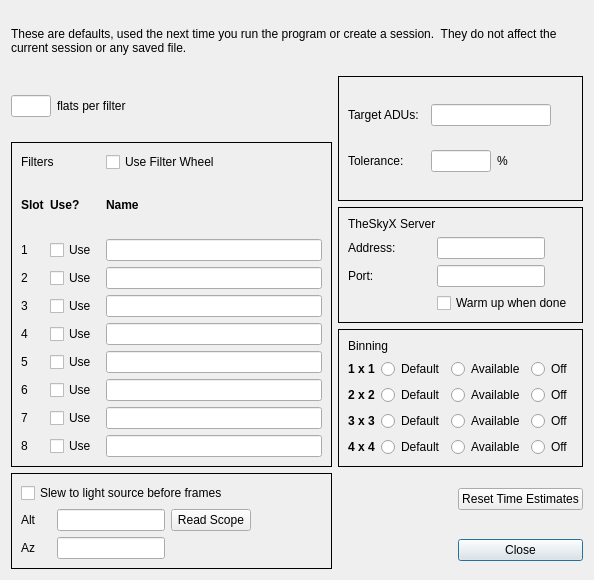
<?xml version="1.0" encoding="UTF-8"?>
<ui version="4.0">
 <class>Dialog</class>
 <widget class="QDialog" name="Dialog">
  <property name="geometry">
   <rect>
    <x>0</x>
    <y>0</y>
    <width>594</width>
    <height>580</height>
   </rect>
  </property>
  <property name="sizePolicy">
   <sizepolicy hsizetype="Preferred" vsizetype="Preferred">
    <horstretch>0</horstretch>
    <verstretch>0</verstretch>
   </sizepolicy>
  </property>
  <property name="minimumSize">
   <size>
    <width>502</width>
    <height>460</height>
   </size>
  </property>
  <property name="maximumSize">
   <size>
    <width>2000</width>
    <height>2000</height>
   </size>
  </property>
  <property name="windowTitle">
   <string>Preferences</string>
  </property>
  <property name="modal">
   <bool>true</bool>
  </property>
  <layout class="QGridLayout" name="gridLayout">
   <item row="0" column="0" colspan="3">
    <widget class="QLabel" name="label_25">
     <property name="text">
      <string>These are defaults, used the next time you run the program or create a session.  They do not affect the current session or any saved file.</string>
     </property>
     <property name="wordWrap">
      <bool>true</bool>
     </property>
    </widget>
   </item>
   <item row="1" column="0">
    <layout class="QHBoxLayout" name="horizontalLayout">
     <item>
      <widget class="QLineEdit" name="numFlats">
       <property name="sizePolicy">
        <sizepolicy hsizetype="Fixed" vsizetype="Fixed">
         <horstretch>0</horstretch>
         <verstretch>0</verstretch>
        </sizepolicy>
       </property>
       <property name="maximumSize">
        <size>
         <width>40</width>
         <height>16777215</height>
        </size>
       </property>
       <property name="toolTip">
        <string>How many flat frames for a given filter/binning combination do you want?  (Can be changed per set)</string>
       </property>
      </widget>
     </item>
     <item>
      <widget class="QLabel" name="label_14">
       <property name="text">
        <string>flats per filter</string>
       </property>
      </widget>
     </item>
    </layout>
   </item>
   <item row="1" column="1" rowspan="2" colspan="2">
    <widget class="QFrame" name="frame">
     <property name="frameShape">
      <enum>QFrame::Box</enum>
     </property>
     <layout class="QGridLayout" name="ADUgrid">
      <item row="0" column="0">
       <widget class="QLabel" name="label_19">
        <property name="text">
         <string>Target ADUs:</string>
        </property>
       </widget>
      </item>
      <item row="0" column="1" colspan="2">
       <widget class="QLineEdit" name="targetADUs">
        <property name="sizePolicy">
         <sizepolicy hsizetype="Fixed" vsizetype="Fixed">
          <horstretch>0</horstretch>
          <verstretch>0</verstretch>
         </sizepolicy>
        </property>
        <property name="maximumSize">
         <size>
          <width>120</width>
          <height>16777215</height>
         </size>
        </property>
       </widget>
      </item>
      <item row="1" column="0">
       <widget class="QLabel" name="label_23">
        <property name="text">
         <string>Tolerance:</string>
        </property>
       </widget>
      </item>
      <item row="1" column="1">
       <widget class="QLineEdit" name="aduTolerance">
        <property name="sizePolicy">
         <sizepolicy hsizetype="Fixed" vsizetype="Fixed">
          <horstretch>0</horstretch>
          <verstretch>0</verstretch>
         </sizepolicy>
        </property>
        <property name="maximumSize">
         <size>
          <width>60</width>
          <height>16777215</height>
         </size>
        </property>
       </widget>
      </item>
      <item row="1" column="2">
       <widget class="QLabel" name="label_24">
        <property name="text">
         <string>%</string>
        </property>
       </widget>
      </item>
     </layout>
    </widget>
   </item>
   <item row="2" column="0" rowspan="3">
    <widget class="QFrame" name="frame">
     <property name="frameShape">
      <enum>QFrame::Box</enum>
     </property>
     <layout class="QGridLayout" name="FilterGrid">
      <item row="0" column="0" colspan="2">
       <widget class="QLabel" name="Subtitle_1">
        <property name="text">
         <string>Filters</string>
        </property>
       </widget>
      </item>
      <item row="1" column="0">
       <widget class="QLabel" name="label">
        <property name="text">
         <string>&lt;html&gt;&lt;head/&gt;&lt;body&gt;&lt;p&gt;&lt;span style=&quot; font-weight:600;&quot;&gt;Slot&lt;/span&gt;&lt;/p&gt;&lt;/body&gt;&lt;/html&gt;</string>
        </property>
       </widget>
      </item>
      <item row="1" column="1">
       <widget class="QLabel" name="label_10">
        <property name="text">
         <string>&lt;html&gt;&lt;head/&gt;&lt;body&gt;&lt;p&gt;&lt;span style=&quot; font-weight:600;&quot;&gt;Use?&lt;/span&gt;&lt;/p&gt;&lt;/body&gt;&lt;/html&gt;</string>
        </property>
       </widget>
      </item>
      <item row="1" column="2">
       <widget class="QLabel" name="label_11">
        <property name="text">
         <string>&lt;html&gt;&lt;head/&gt;&lt;body&gt;&lt;p&gt;&lt;span style=&quot; font-weight:600;&quot;&gt;Name&lt;/span&gt;&lt;/p&gt;&lt;/body&gt;&lt;/html&gt;</string>
        </property>
       </widget>
      </item>
      <item row="2" column="0">
       <widget class="QLabel" name="label_2">
        <property name="text">
         <string>1</string>
        </property>
       </widget>
      </item>
      <item row="2" column="1">
       <widget class="QCheckBox" name="useFilter_1">
        <property name="toolTip">
         <string>Are you using this filter slot?</string>
        </property>
        <property name="text">
         <string>Use</string>
        </property>
       </widget>
      </item>
      <item row="2" column="2">
       <widget class="QLineEdit" name="filterName_1">
        <property name="toolTip">
         <string>Unique name for filter. Letters and digits only.</string>
        </property>
       </widget>
      </item>
      <item row="3" column="0">
       <widget class="QLabel" name="label_3">
        <property name="text">
         <string>2</string>
        </property>
       </widget>
      </item>
      <item row="3" column="1">
       <widget class="QCheckBox" name="useFilter_2">
        <property name="toolTip">
         <string>Are you using this filter slot?</string>
        </property>
        <property name="text">
         <string>Use</string>
        </property>
       </widget>
      </item>
      <item row="3" column="2">
       <widget class="QLineEdit" name="filterName_2">
        <property name="toolTip">
         <string>Unique name for filter. Letters and digits only.</string>
        </property>
       </widget>
      </item>
      <item row="4" column="0">
       <widget class="QLabel" name="label_4">
        <property name="text">
         <string>3</string>
        </property>
       </widget>
      </item>
      <item row="4" column="1">
       <widget class="QCheckBox" name="useFilter_3">
        <property name="toolTip">
         <string>Are you using this filter slot?</string>
        </property>
        <property name="text">
         <string>Use</string>
        </property>
       </widget>
      </item>
      <item row="4" column="2">
       <widget class="QLineEdit" name="filterName_3">
        <property name="toolTip">
         <string>Unique name for filter. Letters and digits only.</string>
        </property>
       </widget>
      </item>
      <item row="5" column="0">
       <widget class="QLabel" name="label_5">
        <property name="text">
         <string>4</string>
        </property>
       </widget>
      </item>
      <item row="5" column="1">
       <widget class="QCheckBox" name="useFilter_4">
        <property name="toolTip">
         <string>Are you using this filter slot?</string>
        </property>
        <property name="text">
         <string>Use</string>
        </property>
       </widget>
      </item>
      <item row="5" column="2">
       <widget class="QLineEdit" name="filterName_4">
        <property name="toolTip">
         <string>Unique name for filter. Letters and digits only.</string>
        </property>
       </widget>
      </item>
      <item row="6" column="0">
       <widget class="QLabel" name="label_6">
        <property name="text">
         <string>5</string>
        </property>
       </widget>
      </item>
      <item row="6" column="1">
       <widget class="QCheckBox" name="useFilter_5">
        <property name="toolTip">
         <string>Are you using this filter slot?</string>
        </property>
        <property name="text">
         <string>Use </string>
        </property>
       </widget>
      </item>
      <item row="6" column="2">
       <widget class="QLineEdit" name="filterName_5">
        <property name="toolTip">
         <string>Unique name for filter. Letters and digits only.</string>
        </property>
       </widget>
      </item>
      <item row="7" column="0">
       <widget class="QLabel" name="label_8">
        <property name="text">
         <string>6</string>
        </property>
       </widget>
      </item>
      <item row="7" column="1">
       <widget class="QCheckBox" name="useFilter_6">
        <property name="toolTip">
         <string>Are you using this filter slot?</string>
        </property>
        <property name="text">
         <string>Use</string>
        </property>
       </widget>
      </item>
      <item row="7" column="2">
       <widget class="QLineEdit" name="filterName_6">
        <property name="toolTip">
         <string>Unique name for filter. Letters and digits only.</string>
        </property>
       </widget>
      </item>
      <item row="8" column="0">
       <widget class="QLabel" name="label_7">
        <property name="text">
         <string>7</string>
        </property>
       </widget>
      </item>
      <item row="8" column="1">
       <widget class="QCheckBox" name="useFilter_7">
        <property name="toolTip">
         <string>Are you using this filter slot?</string>
        </property>
        <property name="text">
         <string>Use</string>
        </property>
       </widget>
      </item>
      <item row="8" column="2">
       <widget class="QLineEdit" name="filterName_7">
        <property name="toolTip">
         <string>Unique name for filter. Letters and digits only.</string>
        </property>
       </widget>
      </item>
      <item row="9" column="0">
       <widget class="QLabel" name="label_9">
        <property name="text">
         <string>8</string>
        </property>
       </widget>
      </item>
      <item row="9" column="1">
       <widget class="QCheckBox" name="useFilter_8">
        <property name="toolTip">
         <string>Are you using this filter slot?</string>
        </property>
        <property name="text">
         <string>Use</string>
        </property>
       </widget>
      </item>
      <item row="9" column="2">
       <widget class="QLineEdit" name="filterName_8">
        <property name="toolTip">
         <string>Unique name for filter. Letters and digits only.</string>
        </property>
       </widget>
      </item>
      <item row="0" column="2">
       <widget class="QCheckBox" name="useFilterWheel">
        <property name="text">
         <string>Use Filter Wheel</string>
        </property>
       </widget>
      </item>
     </layout>
    </widget>
   </item>
   <item row="3" column="1" colspan="2">
    <widget class="QFrame" name="frame">
     <property name="frameShape">
      <enum>QFrame::Box</enum>
     </property>
     <layout class="QGridLayout" name="ServerGrid">
      <item row="3" column="1">
       <widget class="QCheckBox" name="warmWhenDone">
        <property name="text">
         <string>Warm up when done</string>
        </property>
       </widget>
      </item>
      <item row="2" column="1">
       <widget class="QLineEdit" name="portNumber">
        <property name="sizePolicy">
         <sizepolicy hsizetype="Fixed" vsizetype="Fixed">
          <horstretch>0</horstretch>
          <verstretch>0</verstretch>
         </sizepolicy>
        </property>
       </widget>
      </item>
      <item row="2" column="0">
       <widget class="QLabel" name="label_22">
        <property name="text">
         <string>Port:</string>
        </property>
       </widget>
      </item>
      <item row="1" column="0">
       <widget class="QLabel" name="label_21">
        <property name="text">
         <string>Address:</string>
        </property>
       </widget>
      </item>
      <item row="0" column="0" colspan="2">
       <widget class="QLabel" name="Subtitle_2">
        <property name="text">
         <string>TheSkyX Server</string>
        </property>
       </widget>
      </item>
      <item row="1" column="1">
       <widget class="QLineEdit" name="serverAddress">
        <property name="sizePolicy">
         <sizepolicy hsizetype="Fixed" vsizetype="Fixed">
          <horstretch>0</horstretch>
          <verstretch>0</verstretch>
         </sizepolicy>
        </property>
       </widget>
      </item>
     </layout>
    </widget>
   </item>
   <item row="4" column="1" colspan="2">
    <widget class="QFrame" name="frame">
     <property name="frameShape">
      <enum>QFrame::Box</enum>
     </property>
     <layout class="QGridLayout" name="BinningGrid">
      <item row="1" column="0">
       <widget class="QLabel" name="label_15">
        <property name="text">
         <string>&lt;html&gt;&lt;head/&gt;&lt;body&gt;&lt;p&gt;&lt;span style=&quot; font-weight:600;&quot;&gt;1 x 1&lt;/span&gt;&lt;/p&gt;&lt;/body&gt;&lt;/html&gt;</string>
        </property>
       </widget>
      </item>
      <item row="1" column="1">
       <widget class="QRadioButton" name="binDefault_1">
        <property name="toolTip">
         <string>This binning is selected by default for every filter</string>
        </property>
        <property name="text">
         <string>Default</string>
        </property>
        <attribute name="buttonGroup">
         <string notr="true">binGroup_1</string>
        </attribute>
       </widget>
      </item>
      <item row="1" column="2">
       <widget class="QRadioButton" name="binAvailable_1">
        <property name="toolTip">
         <string>This binning is available to select, but not selected by default</string>
        </property>
        <property name="text">
         <string>Available</string>
        </property>
        <attribute name="buttonGroup">
         <string notr="true">binGroup_1</string>
        </attribute>
       </widget>
      </item>
      <item row="1" column="3">
       <widget class="QRadioButton" name="binOff_1">
        <property name="toolTip">
         <string>This binning will not show up on your control panel at all</string>
        </property>
        <property name="text">
         <string>Off</string>
        </property>
        <attribute name="buttonGroup">
         <string notr="true">binGroup_1</string>
        </attribute>
       </widget>
      </item>
      <item row="2" column="0">
       <widget class="QLabel" name="label_16">
        <property name="text">
         <string>&lt;html&gt;&lt;head/&gt;&lt;body&gt;&lt;p&gt;&lt;span style=&quot; font-weight:600;&quot;&gt;2 x 2&lt;/span&gt;&lt;/p&gt;&lt;/body&gt;&lt;/html&gt;</string>
        </property>
       </widget>
      </item>
      <item row="2" column="1">
       <widget class="QRadioButton" name="binDefault_2">
        <property name="toolTip">
         <string>This binning is selected by default for every filter</string>
        </property>
        <property name="text">
         <string>Default</string>
        </property>
        <attribute name="buttonGroup">
         <string notr="true">binGroup_2</string>
        </attribute>
       </widget>
      </item>
      <item row="2" column="2">
       <widget class="QRadioButton" name="binAvailable_2">
        <property name="toolTip">
         <string>This binning is available to select, but not selected by default</string>
        </property>
        <property name="text">
         <string>Available</string>
        </property>
        <attribute name="buttonGroup">
         <string notr="true">binGroup_2</string>
        </attribute>
       </widget>
      </item>
      <item row="2" column="3">
       <widget class="QRadioButton" name="binOff_2">
        <property name="toolTip">
         <string>This binning will not show up on your control panel at all</string>
        </property>
        <property name="text">
         <string>Off</string>
        </property>
        <attribute name="buttonGroup">
         <string notr="true">binGroup_2</string>
        </attribute>
       </widget>
      </item>
      <item row="3" column="0">
       <widget class="QLabel" name="label_17">
        <property name="text">
         <string>&lt;html&gt;&lt;head/&gt;&lt;body&gt;&lt;p&gt;&lt;span style=&quot; font-weight:600;&quot;&gt;3 x 3&lt;/span&gt;&lt;/p&gt;&lt;/body&gt;&lt;/html&gt;</string>
        </property>
       </widget>
      </item>
      <item row="3" column="1">
       <widget class="QRadioButton" name="binDefault_3">
        <property name="toolTip">
         <string>This binning is selected by default for every filter</string>
        </property>
        <property name="text">
         <string>Default</string>
        </property>
        <attribute name="buttonGroup">
         <string notr="true">binGroup_3</string>
        </attribute>
       </widget>
      </item>
      <item row="3" column="2">
       <widget class="QRadioButton" name="binAvailable_3">
        <property name="toolTip">
         <string>This binning is available to select, but not selected by default</string>
        </property>
        <property name="text">
         <string>Available</string>
        </property>
        <attribute name="buttonGroup">
         <string notr="true">binGroup_3</string>
        </attribute>
       </widget>
      </item>
      <item row="3" column="3">
       <widget class="QRadioButton" name="binOff_3">
        <property name="toolTip">
         <string>This binning will not show up on your control panel at all</string>
        </property>
        <property name="text">
         <string>Off</string>
        </property>
        <attribute name="buttonGroup">
         <string notr="true">binGroup_3</string>
        </attribute>
       </widget>
      </item>
      <item row="4" column="0">
       <widget class="QLabel" name="label_18">
        <property name="text">
         <string>&lt;html&gt;&lt;head/&gt;&lt;body&gt;&lt;p&gt;&lt;span style=&quot; font-weight:600;&quot;&gt;4 x 4&lt;/span&gt;&lt;/p&gt;&lt;/body&gt;&lt;/html&gt;</string>
        </property>
       </widget>
      </item>
      <item row="4" column="1">
       <widget class="QRadioButton" name="binDefault_4">
        <property name="toolTip">
         <string>This binning is selected by default for every filter</string>
        </property>
        <property name="text">
         <string>Default</string>
        </property>
        <attribute name="buttonGroup">
         <string notr="true">binGroup_4</string>
        </attribute>
       </widget>
      </item>
      <item row="4" column="2">
       <widget class="QRadioButton" name="binAvailable_4">
        <property name="toolTip">
         <string>This binning is available to select, but not selected by default</string>
        </property>
        <property name="text">
         <string>Available</string>
        </property>
        <attribute name="buttonGroup">
         <string notr="true">binGroup_4</string>
        </attribute>
       </widget>
      </item>
      <item row="4" column="3">
       <widget class="QRadioButton" name="binOff_4">
        <property name="toolTip">
         <string>This binning will not show up on your control panel at all</string>
        </property>
        <property name="text">
         <string>Off</string>
        </property>
        <attribute name="buttonGroup">
         <string notr="true">binGroup_4</string>
        </attribute>
       </widget>
      </item>
      <item row="0" column="0" colspan="3">
       <widget class="QLabel" name="Subtitle_3">
        <property name="text">
         <string>Binning</string>
        </property>
       </widget>
      </item>
     </layout>
    </widget>
   </item>
   <item row="5" column="2">
    <widget class="QPushButton" name="resetEstimatesButton">
     <property name="text">
      <string>Reset Time Estimates</string>
     </property>
     <property name="autoDefault">
      <bool>false</bool>
     </property>
    </widget>
   </item>
   <item row="6" column="2">
    <widget class="QPushButton" name="closeButton">
     <property name="text">
      <string>Close</string>
     </property>
     <property name="autoDefault">
      <bool>false</bool>
     </property>
     <property name="default">
      <bool>true</bool>
     </property>
    </widget>
   </item>
   <item row="5" column="0" rowspan="2">
    <widget class="QFrame" name="frame">
     <property name="frameShape">
      <enum>QFrame::Box</enum>
     </property>
     <layout class="QGridLayout" name="SlewGrid">
      <item row="1" column="2">
       <widget class="QPushButton" name="readScopeButton">
        <property name="text">
         <string>Read Scope</string>
        </property>
        <property name="autoDefault">
         <bool>false</bool>
        </property>
       </widget>
      </item>
      <item row="1" column="0">
       <widget class="QLabel" name="label_12">
        <property name="text">
         <string>Alt</string>
        </property>
       </widget>
      </item>
      <item row="2" column="1" alignment="Qt::AlignLeft">
       <widget class="QLineEdit" name="sourceAz"/>
      </item>
      <item row="2" column="0">
       <widget class="QLabel" name="label_13">
        <property name="text">
         <string>Az</string>
        </property>
       </widget>
      </item>
      <item row="1" column="1" alignment="Qt::AlignLeft">
       <widget class="QLineEdit" name="sourceAlt">
        <property name="alignment">
         <set>Qt::AlignLeading|Qt::AlignLeft|Qt::AlignVCenter</set>
        </property>
       </widget>
      </item>
      <item row="0" column="0" colspan="5">
       <widget class="QCheckBox" name="slewToSource">
        <property name="text">
         <string>Slew to light source before frames</string>
        </property>
       </widget>
      </item>
      <item row="2" column="2">
       <widget class="QLabel" name="slewMessage">
        <property name="text">
         <string/>
        </property>
       </widget>
      </item>
     </layout>
    </widget>
   </item>
  </layout>
 </widget>
 <tabstops>
  <tabstop>numFlats</tabstop>
  <tabstop>targetADUs</tabstop>
  <tabstop>aduTolerance</tabstop>
  <tabstop>useFilterWheel</tabstop>
  <tabstop>serverAddress</tabstop>
  <tabstop>portNumber</tabstop>
  <tabstop>useFilter_1</tabstop>
  <tabstop>filterName_1</tabstop>
  <tabstop>useFilter_2</tabstop>
  <tabstop>filterName_2</tabstop>
  <tabstop>useFilter_3</tabstop>
  <tabstop>filterName_3</tabstop>
  <tabstop>useFilter_4</tabstop>
  <tabstop>filterName_4</tabstop>
  <tabstop>useFilter_5</tabstop>
  <tabstop>filterName_5</tabstop>
  <tabstop>useFilter_6</tabstop>
  <tabstop>filterName_6</tabstop>
  <tabstop>useFilter_7</tabstop>
  <tabstop>filterName_7</tabstop>
  <tabstop>useFilter_8</tabstop>
  <tabstop>filterName_8</tabstop>
  <tabstop>warmWhenDone</tabstop>
  <tabstop>binDefault_1</tabstop>
  <tabstop>binAvailable_1</tabstop>
  <tabstop>binOff_1</tabstop>
  <tabstop>binDefault_2</tabstop>
  <tabstop>binAvailable_2</tabstop>
  <tabstop>binOff_2</tabstop>
  <tabstop>binDefault_3</tabstop>
  <tabstop>binAvailable_3</tabstop>
  <tabstop>binOff_3</tabstop>
  <tabstop>binDefault_4</tabstop>
  <tabstop>binAvailable_4</tabstop>
  <tabstop>binOff_4</tabstop>
  <tabstop>slewToSource</tabstop>
  <tabstop>sourceAlt</tabstop>
  <tabstop>sourceAz</tabstop>
  <tabstop>readScopeButton</tabstop>
  <tabstop>resetEstimatesButton</tabstop>
  <tabstop>closeButton</tabstop>
 </tabstops>
 <resources/>
 <connections/>
 <buttongroups>
  <buttongroup name="binGroup_4"/>
  <buttongroup name="binGroup_3"/>
  <buttongroup name="binGroup_1"/>
  <buttongroup name="binGroup_2"/>
 </buttongroups>
</ui>
